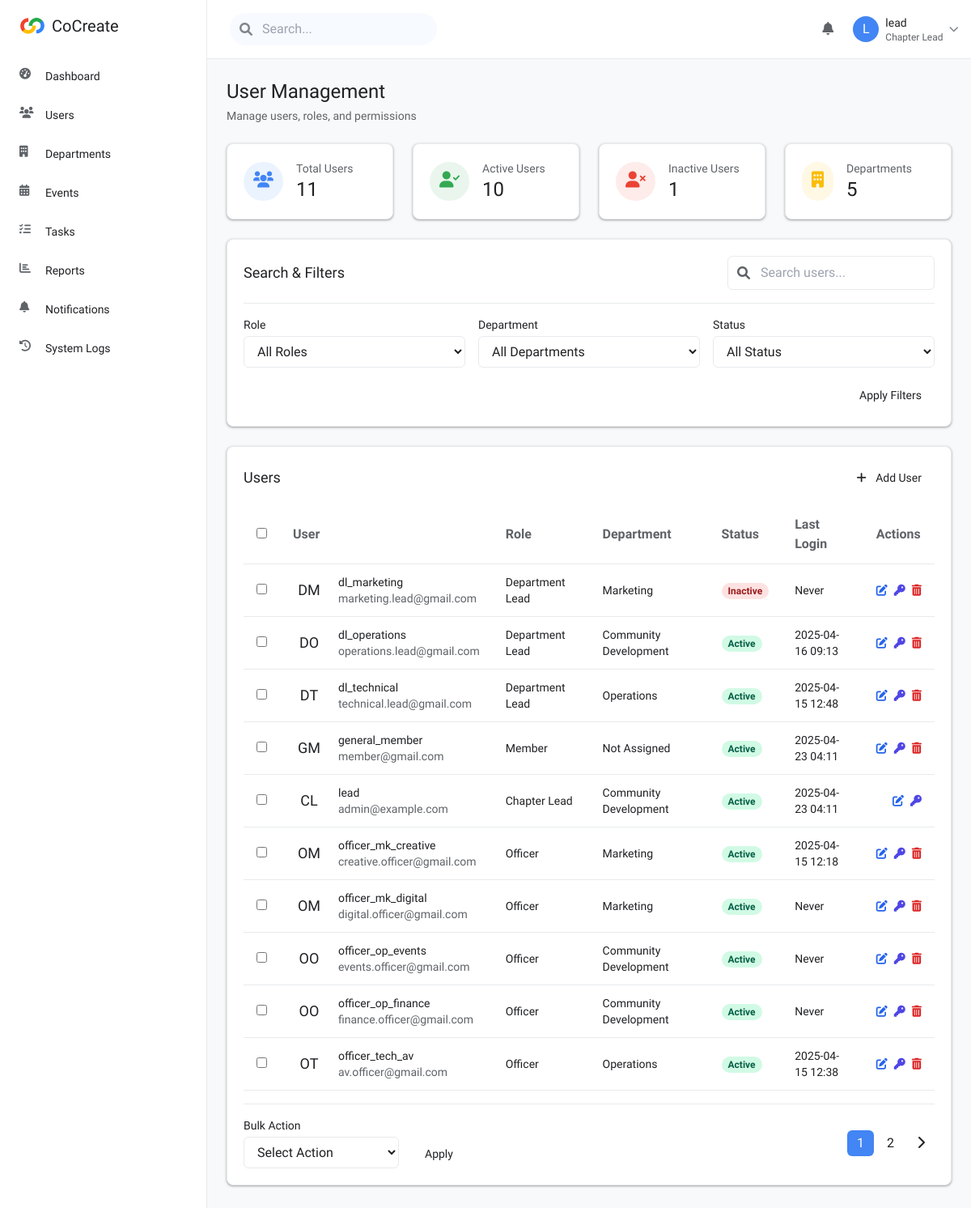
Page /router.php?page=lead_users (signed in) on the committed database.
### tables this page shows
CREATE TABLE `users` (
  `user_id` int(11) NOT NULL,
  `username` varchar(50) NOT NULL,
  `email` varchar(100) NOT NULL,
  `password` varchar(255) NOT NULL,
  `first_name` varchar(50) DEFAULT NULL,
  `last_name` varchar(50) DEFAULT NULL,
  `role_id` int(11) NOT NULL,
  `department_id` int(11) DEFAULT NULL,
  `profile_image` varchar(255) DEFAULT NULL,
  `bio` text DEFAULT NULL,
  `phone` varchar(20) DEFAULT NULL,
  `is_active` tinyint(1) DEFAULT 1,
  `last_login` timestamp NULL DEFAULT NULL,
  `created_at` timestamp NULL DEFAULT current_timestamp(),
  `updated_at` timestamp NULL DEFAULT current_timestamp() ON UPDATE current_timestamp()
);

CREATE TABLE `roles` (
  `role_id` int(11) NOT NULL,
  `name` varchar(50) NOT NULL,
  `description` text DEFAULT NULL,
  `permissions` longtext DEFAULT NULL CHECK (json_valid(`permissions`)),
  `created_at` timestamp NULL DEFAULT current_timestamp()
);

CREATE TABLE `departments` (
  `department_id` int(11) NOT NULL,
  `name` varchar(100) NOT NULL,
  `description` text DEFAULT NULL,
  `created_at` timestamp NULL DEFAULT current_timestamp(),
  `updated_at` timestamp NULL DEFAULT current_timestamp() ON UPDATE current_timestamp()
);

### views/lead/users.php (the view, shortened to what the rows shown need)
<?php
require_once(dirname(__FILE__) . '/php/users.class.php');
?>
<div class="mb-6">
    <h1 class="text-2xl font-normal mb-1" style="color: var(--color-text-primary);">User Management</h1>
</div>
<div class="google-card p-5 mb-6">
    <div class="flex flex-col md:flex-row md:items-center md:justify-between mb-4">
        <h2 class="text-lg font-medium mb-4 md:mb-0" style="color: var(--color-text-primary);">Search & Filters</h2>
    </div>
</div>
<div class="google-card p-5 mb-6">
    <div class="flex justify-between items-center mb-4">
        <h2 class="text-lg font-medium" style="color: var(--color-text-primary);">Users</h2>
    </div>
    <?php if (empty($users)): ?>
    <div class="text-center py-8" style="color: var(--color-text-secondary);">
        <i class="fas fa-users text-4xl mb-3 opacity-50"></i>
        <p>No users found. Try adjusting your search or filters.</p>
    </div>
    <?php else: ?>
    <form id="bulk-action-form" method="post" action="?view=users">
        <div class="overflow-x-auto">
            <table class="min-w-full">
                <thead>
                    <tr class="border-b" style="border-color: var(--color-border-light);">
                        <th class="px-4 py-3 text-left">
                            <input type="checkbox" id="select-all-checkbox" class="rounded" style="color: var(--color-primary);">
                        </th>
                        <th class="px-4 py-3 text-left" style="color: var(--color-text-secondary);">User</th>
                        <th class="px-4 py-3 text-left" style="color: var(--color-text-secondary);">Role</th>
                        <th class="px-4 py-3 text-left" style="color: var(--color-text-secondary);">Department</th>
                        <th class="px-4 py-3 text-left" style="color: var(--color-text-secondary);">Status</th>
                        <th class="px-4 py-3 text-left" style="color: var(--color-text-secondary);">Last Login</th>
                        <th class="px-4 py-3 text-left" style="color: var(--color-text-secondary);">Actions</th>
                    </tr>
                </thead>
                <tbody>
                    <?php foreach ($users as $user): ?>
                    <tr class="border-b hover:bg-gray-50" style="border-color: var(--color-border-light); <?php echo $user['is_active'] ? '' : 'background-color: var(--color-inactive-bg);'; ?>">
                        <td class="px-4 py-3">
                            <input type="checkbox" name="selected_users[]" value="<?php echo $user['user_id']; ?>" class="user-checkbox rounded" style="color: var(--color-primary);">
                        </td>
                        <td class="px-4 py-3">
                            <div class="flex items-center">
                                <div class="flex-shrink-0 h-10 w-10 rounded-full bg-gray-200 flex items-center justify-center" style="background-color: var(--color-surface-variant);">
                                    <span class="text-lg font-medium" style="color: var(--color-text-primary);">
                                        <?php echo strtoupper(substr($user['first_name'], 0, 1) . substr($user['last_name'], 0, 1)); ?>
                                    </span>
                                </div>
                                <div class="ml-4">
                                    <div class="text-sm font-medium" style="color: var(--color-text-primary);">
                                        <?php echo htmlspecialchars($user['username']); ?>
                                    </div>
                                    <div class="text-sm" style="color: var(--color-text-secondary);">
                                        <?php echo htmlspecialchars($user['email']); ?>
                                    </div>
                                </div>
                            </div>
                        </td>
                        <td class="px-4 py-3 text-sm" style="color: var(--color-text-primary);">
                            <?php echo htmlspecialchars($user['role_name']); ?>
                        </td>
                        <td class="px-4 py-3 text-sm" style="color: var(--color-text-primary);">
                            <?php echo htmlspecialchars($user['department_name'] ?? 'Not Assigned'); ?>
                        </td>
                        <td class="px-4 py-3 text-sm">
                            <?php if ($user['is_active']): ?>
                                <span class="px-2 inline-flex text-xs leading-5 font-semibold rounded-full bg-green-100 text-green-800">
                                    Active
                                </span>
                            <?php else: ?>
                                <span class="px-2 inline-flex text-xs leading-5 font-semibold rounded-full bg-red-100 text-red-800">
                                    Inactive
                                </span>
                            <?php endif; ?>
                        </td>
                        <td class="px-4 py-3 text-sm" style="color: var(--color-text-primary);">
                            <?php echo $user['last_login'] ? date('Y-m-d H:i', strtotime($user['last_login'])) : 'Never'; ?>
                        </td>
                        <td class="px-4 py-3 text-sm text-right">
                            <div class="flex space-x-2 justify-end">
                                <button type="button" class="text-blue-600 hover:text-blue-800 edit-user-btn"
                                        data-user-id="<?php echo $user['user_id']; ?>"
                                        data-username="<?php echo htmlspecialchars($user['username']); ?>"
                                        data-email="<?php echo htmlspecialchars($user['email']); ?>"
                                        data-first-name="<?php echo htmlspecialchars($user['first_name']); ?>"
                                        data-last-name="<?php echo htmlspecialchars($user['last_name']); ?>"
                                        data-role-id="<?php echo $user['role_id']; ?>"
                                        data-department-id="<?php echo $user['department_id'] ?? ''; ?>"
                                        data-is-active="<?php echo $user['is_active']; ?>"
                                        title="Edit user">
                                    <i class="fas fa-edit"></i>
                                </button>
                                <button type="button" class="text-indigo-600 hover:text-indigo-800 reset-password-btn"
                                        data-user-id="<?php echo $user['user_id']; ?>"
                                        data-username="<?php echo htmlspecialchars($user['username']); ?>"
                                        title="Reset password">
                                    <i class="fas fa-key"></i>
                                </button>
                                <?php if ($user['user_id'] != $_SESSION['user_id']): ?>
                                <button type="button" class="text-red-600 hover:text-red-800 delete-user-btn"
                                        data-user-id="<?php echo $user['user_id']; ?>"
                                        data-username="<?php echo htmlspecialchars($user['username']); ?>"
                                        title="Delete user">
                                    <i class="fas fa-trash-alt"></i>
                                </button>
                                <?php endif; ?>
                            </div>
                        </td>
                    </tr>
                    <?php endforeach; ?>
                </tbody>
            </table>
        </div>
    </form>
    <?php endif; ?>
</div>

### includes/topnav.php (shortened to what the rows shown need)
<?php
$currentUser = $_SESSION['user'] ?? null;
?>
<header class="flex-shrink-0 border-b" style="border-color: var(--color-border-light); background-color: var(--color-surface);">
    <div class="flex items-center justify-between p-4">
        <div class="flex items-center space-x-4">
            <div class="relative">
                <button id="user-menu-button" class="flex items-center space-x-2 focus:outline-none">
                    <div class="w-8 h-8 rounded-full overflow-hidden bg-gray-200">
                        <?php if (!empty($profile['profile_image'])): ?>
                            <img src="<?php echo htmlspecialchars($profile['profile_image']); ?>" alt="Profile Image" class="w-24 h-24 rounded-full object-cover mb-4">
                        <?php else: ?>
                            <div class="w-full h-full flex items-center justify-center" style="background-color: #4285F4; color: white;">
                                <span><?php echo strtoupper(substr($currentUser['username'] ?? 'U', 0, 1)); ?></span>
                            </div>
                        <?php endif; ?>
                    </div>
                    <div class="hidden md:block text-left">
                        <p class="text-sm font-medium" style="color: var(--color-text-primary);">
                            <?php echo htmlspecialchars($currentUser['username'] ?? 'User'); ?>
                        </p>
                        <p class="text-xs" style="color: var(--color-text-secondary);">
                            <?php
                            $role_id = $currentUser['role_id'] ?? 0;
                            $roleDisplay = 'User';
                            if ($role_id == 1) {
                                $roleDisplay = 'Chapter Lead';
                            } elseif ($role_id == 2) {
                                $roleDisplay = 'Department Lead';
                            } elseif ($role_id == 3) {
                                $roleDisplay = 'Officer';
                            } elseif ($role_id == 4) {
                                $roleDisplay = 'Member';
                            }
                            echo htmlspecialchars($roleDisplay);
                            ?>
                        </p>
                    </div>
                </button>
            </div>
        </div>
    </div>
</header>

### rows in the picture
users: username "L", username "lead", role "Chapter Lead", first_name+last_name "CL", email "admin@example.com", role.name "Chapter Lead", department.name "Community Development", is_active "Active", last_login "2025-04-23 04:11"
users: first_name+last_name "DM", username "dl_marketing", email "marketing.lead@gmail.com", role.name "Department Lead", department.name "Marketing", is_active "Inactive", shows "Never"
users: first_name+last_name "DO", username "dl_operations", email "operations.lead@gmail.com", role.name "Department Lead", department.name "Community Development", is_active "Active", last_login "2025-04-16 09:13"
users: first_name+last_name "DT", username "dl_technical", email "technical.lead@gmail.com", role.name "Department Lead", department.name "Operations", is_active "Active", last_login "2025-04-15 12:48"
users: first_name+last_name "GM", username "general_member", email "member@gmail.com", role.name "Member", department_name "Not Assigned", is_active "Active", last_login "2025-04-23 04:11"
users: first_name+last_name "OM", username "officer_mk_creative", email "creative.officer@gmail.com", role.name "Officer", department.name "Marketing", is_active "Active", last_login "2025-04-15 12:18"
users: first_name+last_name "OM", username "officer_mk_digital", email "digital.officer@gmail.com", role.name "Officer", department.name "Marketing", is_active "Active", shows "Never"
users: first_name+last_name "OO", username "officer_op_events", email "events.officer@gmail.com", role.name "Officer", department.name "Community Development", is_active "Active", shows "Never"
users: first_name+last_name "OO", username "officer_op_finance", email "finance.officer@gmail.com", role.name "Officer", department.name "Community Development", is_active "Active", shows "Never"
users: first_name+last_name "OT", username "officer_tech_av", email "av.officer@gmail.com", role.name "Officer", department.name "Operations", is_active "Active", last_login "2025-04-15 12:38"

### other values in the picture
APP_NAME "CoCreate"
$item['name'] "Dashboard"
$item['name'] "Users"
$item['name'] "Departments"
$item['name'] "Events"
$item['name'] "Tasks"
$item['name'] "Reports"
$item['name'] "Notifications"
$item['name'] "System Logs"
$total_users "11"
$active_users "10"
$inactive_users "1"
$total_departments "5"
